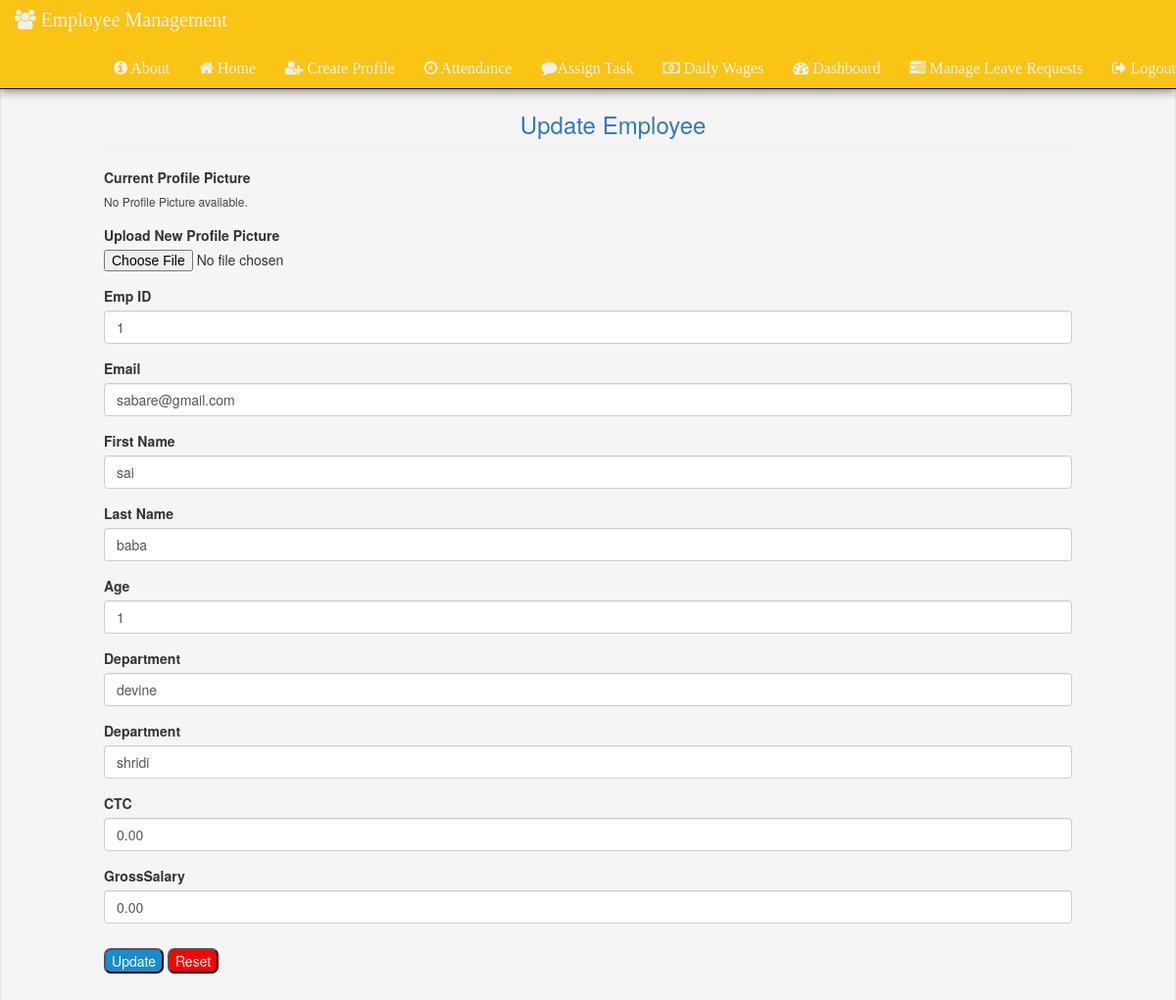
/update/5/ (signed in), run on the app's committed database.
### Admin_Panel/models.py (models this page shows, shortened)
class Emp_Data(models.Model):
    user = models.OneToOneField(User, on_delete=models.CASCADE, null=True, blank=True)
    EmpId=models.IntegerField(default="")
    Email=models.EmailField(max_length=50,default="")
    FirstName=models.CharField(max_length=50,default="")
    LastName=models.CharField(max_length=50,default="")
    Age=models.IntegerField(default="")
    Department=models.CharField(max_length=50,default="")
    Address=models.CharField(max_length=100,default="")
    ProfilePicture = models.ImageField(upload_to='profile_pictures/', null=True, blank=True)
    CTC = models.DecimalField(max_digits=10, decimal_places=2, default=0.00)
    GrossSalary = models.DecimalField(max_digits=10, decimal_places=2, default=0.00)

### Admin_Panel/views.py (the view, shortened to what this page needs)
# urls.py: path("update/<int:id>/",views.update,name="update"),
@login_required
def update(request, id):
    employee = get_object_or_404(Emp_Data, id=id)
    return render(request, 'edit_employee.html', {'data': employee})

### templates/Admin_Panel/edit_employee.html (shortened to what this page needs)
{% extends "index.html" %}
{% block content %}
<div class="container-fluid well" style="padding-top: 2%;padding-left: 10%; padding-right: 10%;">
    <div class="row">
        <div class="col-12" >
            <h3 class = "page-header text-primary" style="padding-top: 5%; padding-left: 43%; display: flex;">Update Employee</h3>
            <form action="/update/{{data.id}}/" autocomplete="off" method="POST" enctype="multipart/form-data">
                    <div class="form-group">
                      <label for="profilepicture">Current Profile Picture</label><br>
                      {% if data.ProfilePicture %}
                          <img src="{{ data.ProfilePicture.url }}" alt="Profile Picture" class="img-thumbnail" style="width:100px; height:100px;">
                      {% else %}
                          <p>No Profile Picture available.</p>
                      {% endif %}
                  </div>
                  <div class="form-group">
                      <label for="profilepicture">Upload New Profile Picture</label>
                      <input type="file" class="form-control-file" name="profilepicture" value="{{data.ProfilePicture}}">
                  </div>
                  <div class="form-group">
                    <label for="empid">Emp ID</label>
                    <input type="number" class="form-control" placeholder="Enter Employee ID" name="empid" value="{{data.EmpId}}">
                  </div>
                  <div class="form-group">
                    <label for="email">Email</label>
                    <input type="email" class="form-control" placeholder="Enter mail ID" name="email" value="{{data.Email}}">
                  </div>
                  <div class="form-group">
                    <label for="firstname">First Name</label>
                    <input type="text" class="form-control" placeholder="Enter First Name" name="firstname" value="{{data.FirstName}}" >
                  </div>
                  <div class="form-group">
                    <label for="lastname">Last Name</label>
                    <input type="text" class="form-control" placeholder="Enter Last Name" name="lastname" value="{{data.LastName}}">
                  </div>
                  <div class="form-group">
                    <label for="Age">Age</label>
                    <input type="number" class="form-control" placeholder="Enter Age" name="age" value="{{data.Age}}">
                  </div>
                  <div class="form-group">
                    <label for="department">Department</label>
                    <input type="text" class="form-control" placeholder="Enter Department" name="department" value="{{data.Department}}">
                  </div>
                  <div class="form-group">
                    <label for="address">Department</label>
                    <input type="text" class="form-control" placeholder="Enter Address" name="address" value="{{data.Address}}">
                  </div>
                  <div class="form-group">
                    <label for="ctc">CTC</label>
                    <input type="number" name="CTC" class="form-control" value="{{data.CTC}}">
                </div>
                <div class="form-group">
                    <label for="GrossSalary">GrossSalary</label>
                    <input type="number" name="GrossSalary" class="form-control" value="{{data.GrossSalary}}">
                </div>
                <input type="submit" value="Update" style="background-color: rgb(22, 140, 213); color: white; margin-top: 10px; border-radius: 7px;">
                <input type="reset" value="Reset" style="background-color: red; color: white; border-radius: 7px;">
              </form>
        </div>
    </div>
</div>
{% endblock content %}

### static/css/style.css (style rules this page uses)
p { font-size: 1.2rem; color: #444; line-height: 1.6; }

### data on the page
Emp_Data: empid "1", email "sabare@gmail.com", firstname "sai", lastname "baba", age "1", department "devine", address "shridi", CTC "0.00", GrossSalary "0.00"
